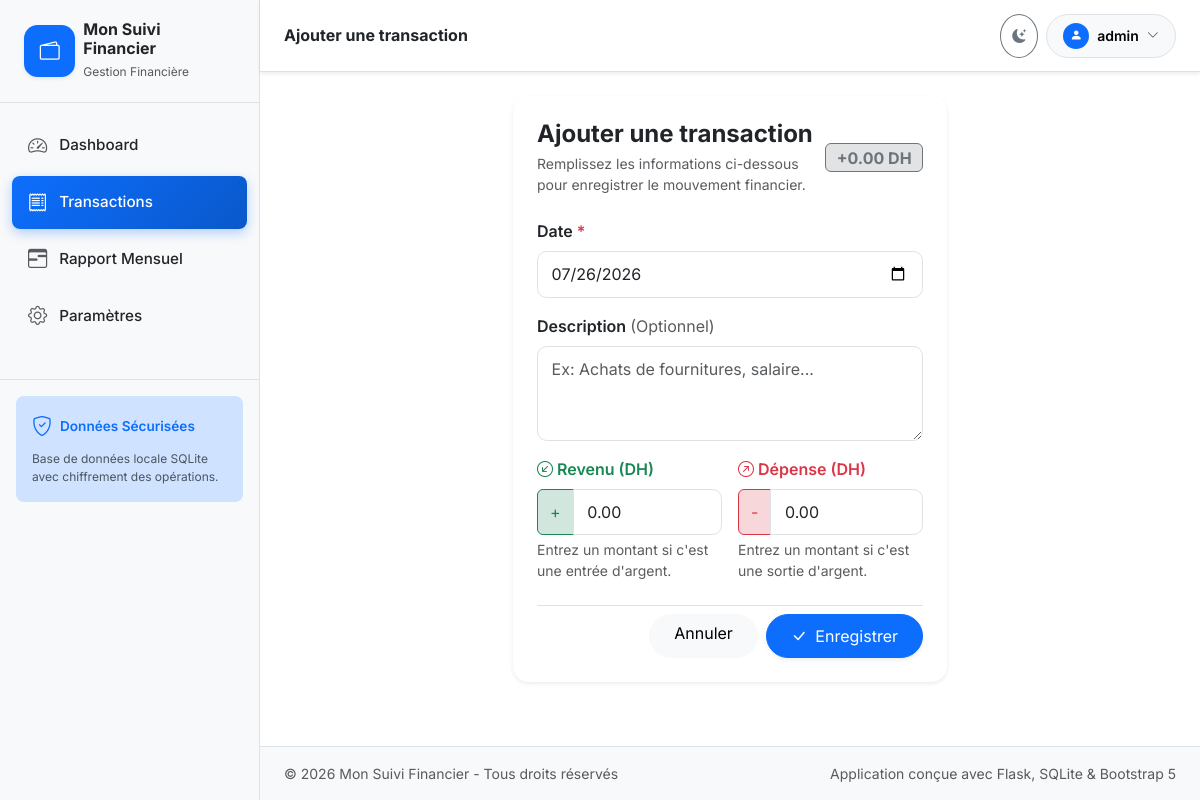
Page /transactions/add (signed in) on the committed database.
### models.py (models this page shows, shortened)
class Setting(db.Model):
    __tablename__ = 'settings'
    key = db.Column(db.String(50), primary_key=True)
    value = db.Column(db.Text, nullable=True)
    @classmethod
    def get_val(cls, key, default=None):
        setting = db.session.get(cls, key)
        return setting.value if setting and setting.value is not None else default

class User(UserMixin, db.Model):
    __tablename__ = 'users'
    id = db.Column(db.Integer, primary_key=True)
    username = db.Column(db.String(80), unique=True, nullable=False, index=True)
    password_hash = db.Column(db.String(256), nullable=False)
    created_at = db.Column(db.DateTime, nullable=False, default=lambda: datetime.now(timezone.utc))

### app.py (the view, shortened to what this page needs)
    @app.route('/transactions/add', methods=['GET', 'POST'])
    @login_required
    def transaction_add():
        form = TransactionForm()
        return render_template('transactions/form.html', form=form, title="Ajouter une transaction")

### forms.py (shortened to what this page needs)
class TransactionForm(FlaskForm):
    date = DateField('Date', default=date.today, validators=[DataRequired(message="La date est obligatoire.")])
    description = TextAreaField('Description', validators=[Optional()])
    revenu = DecimalField('Revenu (DH)', default=0.0, places=2, validators=[
        NumberRange(min=0, message="Le revenu ne peut pas être négatif.")
    ])
    depense = DecimalField('Dépense (DH)', default=0.0, places=2, validators=[
        NumberRange(min=0, message="La dépense ne peut pas être négative.")
    ])
    submit = SubmitField('Enregistrer')

### templates/transactions/form.html (shortened to what this page needs)
{% extends "base.html" %}
{% block header_title %}{{ title }}{% endblock %}
{% block content %}
<div class="row justify-content-center">
    <div class="col-12 col-md-8 col-lg-6">
        <div class="card border-0 shadow-sm rounded-4">
            <div class="card-header bg-transparent border-0 pt-4 px-4 pb-0">
                <div class="d-flex align-items-center justify-content-between">
                    <div>
                        <h4 class="fw-bold mb-1">{{ title }}</h4>
                        <p class="text-muted small mb-0">Remplissez les informations ci-dessous pour enregistrer le mouvement financier.</p>
                    </div>
                    <span id="netPreview" data-currency="{{ currency }}" class="badge bg-secondary-subtle text-secondary border border-secondary fs-6">
                    </span>
                </div>
            </div>
            <div class="card-body p-4">
                <form method="POST" action="" novalidate>
                    <div class="mb-3">
                        <label for="date" class="form-label fw-semibold">
                            Date <span class="text-danger">*</span>
                        </label>
                        {{ form.date(class="form-control" + (" is-invalid" if form.date.errors else ""), type="date") }}
                    </div>
                    <div class="mb-3">
                        <label for="description" class="form-label fw-semibold">
                            Description <span class="text-muted fw-normal">(Optionnel)</span>
                        </label>
                        {{ form.description(class="form-control" + (" is-invalid" if form.description.errors else ""), rows="3", placeholder="Ex: Achats de fournitures, salaire...") }}
                    </div>
                    <div class="row g-3 mb-4">
                        <div class="col-12 col-sm-6">
                            <label for="revenu" class="form-label fw-semibold text-success">
                                <i class="bi bi-arrow-down-left-circle me-1"></i>Revenu ({{ currency }})
                            </label>
                            <div class="input-group">
                                <span class="input-group-text bg-success-subtle text-success border-success">+</span>
                                {{ form.revenu(class="form-control" + (" is-invalid" if form.revenu.errors else ""), type="number", step="0.01", min="0") }}
                            </div>
                            <div class="form-text">Entrez un montant si c'est une entrée d'argent.</div>
                        </div>
                        <div class="col-12 col-sm-6">
                            <label for="depense" class="form-label fw-semibold text-danger">
                                <i class="bi bi-arrow-up-right-circle me-1"></i>Dépense ({{ currency }})
                            </label>
                            <div class="input-group">
                                <span class="input-group-text bg-danger-subtle text-danger border-danger">-</span>
                                {{ form.depense(class="form-control" + (" is-invalid" if form.depense.errors else ""), type="number", step="0.01", min="0") }}
                            </div>
                            <div class="form-text">Entrez un montant si c'est une sortie d'argent.</div>
                        </div>
                    </div>
                    <div class="d-flex align-items-center justify-content-end gap-2 pt-2 border-top">
                        <a href="{{ url_for('transactions_list') }}" class="btn btn-light rounded-pill px-4">
                            Annuler
                        </a>
                        <button type="submit" class="btn btn-primary rounded-pill px-4 shadow-sm">
                            <i class="bi bi-check-lg me-1"></i> Enregistrer
                        </button>
                    </div>
                </form>
            </div>
        </div>
    </div>
</div>
{% endblock %}

### templates/base.html (shortened to what this page needs)
<!DOCTYPE html>
<html lang="fr" data-bs-theme="{{ 'dark' if dark_mode else 'light' }}">
<head>
    <link href="https://cdn.jsdelivr.net/npm/bootstrap@5.3.3/dist/css/bootstrap.min.css" rel="stylesheet">
    <link rel="stylesheet" href="https://cdn.jsdelivr.net/npm/bootstrap-icons@1.11.3/font/bootstrap-icons.min.css">
    <link rel="stylesheet" href="{{ url_for('static', filename='css/style.css') }}">
</head>
<body>
    <div id="wrapper">
        <nav id="sidebar" class="d-none d-lg-block">
            <div class="sidebar-header d-flex align-items-center justify-content-between">
                <a href="{{ url_for('dashboard') }}" class="d-flex align-items-center gap-2 text-decoration-none color-inherit">
                    <div class="stat-icon bg-primary text-white fs-5 shadow-sm">
                        <i class="bi bi-wallet2"></i>
                    </div>
                    <div>
                        <h6 class="fw-bold mb-0 text-body">{{ app_name }}</h6>
                        <small class="text-muted" style="font-size: 0.75rem;">Gestion Financière</small>
                    </div>
                </a>
            </div>
            <ul class="list-unstyled components">
                <li class="{% if request.endpoint == 'dashboard' %}active{% endif %}">
                    <a href="{{ url_for('dashboard') }}">
                        <i class="bi bi-speedometer2"></i>
                        <span>Dashboard</span>
                    </a>
                </li>
                <li class="{% if request.endpoint in ['transactions_list', 'transaction_add', 'transaction_edit'] %}active{% endif %}">
                    <a href="{{ url_for('transactions_list') }}">
                        <i class="bi bi-receipt"></i>
                        <span>Transactions</span>
                    </a>
                </li>
                <li class="{% if request.endpoint == 'rapport' %}active{% endif %}">
                    <a href="{{ url_for('rapport') }}">
                        <i class="bi bi-calendar3-range"></i>
                        <span>Rapport Mensuel</span>
                    </a>
                </li>
                <li class="{% if request.endpoint == 'settings' %}active{% endif %}">
                    <a href="{{ url_for('settings') }}">
                        <i class="bi bi-gear"></i>
                        <span>Paramètres</span>
                    </a>
                </li>
            </ul>
            <div class="p-3 mt-auto border-top">
                <div class="card border-0 bg-primary-subtle rounded-3 p-3">
                    <div class="d-flex align-items-center gap-2 mb-2">
                        <i class="bi bi-shield-check text-primary fs-5"></i>
                        <span class="fw-semibold text-primary" style="font-size: 0.85rem;">Données Sécurisées</span>
                    </div>
                    <p class="text-muted mb-0" style="font-size: 0.75rem;">Base de données locale SQLite avec chiffrement des opérations.</p>
                </div>
            </div>
        </nav>
        <div id="content" class="pb-5 pb-lg-0">
            <nav class="navbar navbar-expand main-navbar sticky-top shadow-sm">
                <div class="container-fluid p-0">
                    <h5 class="fw-bold mb-0 me-auto fs-6 fs-sm-5">{% block header_title %}Tableau de Bord{% endblock %}</h5>
                    <div class="d-flex align-items-center gap-2">
                        <button id="themeToggleBtn" type="button" class="btn btn-outline-secondary btn-sm rounded-circle p-2 d-flex align-items-center justify-content-center" style="width: 38px; height: 38px;" title="Changer le thème">
                            <i id="themeToggleIcon" class="bi bi-moon-stars-fill"></i>
                        </button>
                        {% if current_user.is_authenticated %}
                        <div class="dropdown">
                            <button class="btn btn-light btn-sm rounded-pill px-3 py-1.5 border d-flex align-items-center gap-2" type="button" data-bs-toggle="dropdown" aria-expanded="false">
                                <div class="bg-primary text-white rounded-circle d-flex align-items-center justify-content-center" style="width: 26px; height: 26px; font-size: 0.75rem;">
                                    <i class="bi bi-person-fill"></i>
                                </div>
                                <span class="fw-semibold d-none d-sm-inline">{{ current_user.username }}</span>
                                <i class="bi bi-chevron-down small text-muted"></i>
                            </button>
                        </div>
                        {% endif %}
                    </div>
                </div>
            </nav>
            <div class="toast-container position-fixed top-0 end-0 p-3">
            </div>
            <main class="container-fluid p-3 p-md-4 flex-grow-1 fade-in">
                {% block content %}{% endblock %}
            </main>
            <footer class="footer py-3 px-4 border-top text-center text-muted small bg-body-tertiary d-none d-lg-block">
                <div class="d-flex flex-wrap justify-content-between align-items-center gap-2 container-fluid p-0">
                    <span>&copy; {{ current_year }} {{ app_name }} - Tous droits réservés</span>
                    <span>Application conçue avec Flask, SQLite &amp; Bootstrap 5</span>
                </div>
            </footer>
        </div>
    </div>
</body>
</html>

### static/css/style.css (style rules this page uses)
:root { --primary-gradient: linear-gradient(135deg, #0d6efd 0%, #0a58ca 100%); --success-gradient: linear-gradient(135deg, #198754 0%, #146c43 100%); --danger-gradient: linear-gradient(135deg, #dc3545 0%, #b02a37 100%); --purple-gradient: linear-gradient(135deg, #6f42c1 0%, #59359a 100%); --card-shadow: 0 0.5rem 1.25rem rgba(0, 0, 0, 0.05); --card-hover-shadow: 0 0.75rem 1.75rem rgba(0, 0, 0, 0.1); --transition-fast: all 0.25s cubic-bezier(0.16, 1, 0.3, 1); }
body { font-family: 'Inter', system-ui, -apple-system, "Segoe UI", Roboto, "Helvetica Neue", Arial, sans-serif; min-height: 100vh; background-color: var(--bs-body-bg); color: var(--bs-body-color); -webkit-tap-highlight-color: transparent; }
#wrapper { display: flex; width: 100%; align-items: stretch; }
#sidebar { min-width: 260px; max-width: 260px; background-color: var(--bs-tertiary-bg); border-right: 1px solid var(--bs-border-color); transition: var(--transition-fast); z-index: 1000; }
#sidebar .sidebar-header { padding: 1.25rem 1.5rem; border-bottom: 1px solid var(--bs-border-color); }
#sidebar ul.components { padding: 1rem 0.75rem; }
#sidebar ul li a, .offcanvas-body ul li a { padding: 0.75rem 1rem; font-size: 0.95rem; font-weight: 500; display: flex; align-items: center; color: var(--bs-body-color); border-radius: 0.5rem; margin-bottom: 0.25rem; text-decoration: none; transition: var(--transition-fast); }
#sidebar ul li a i, .offcanvas-body ul li a i { font-size: 1.2rem; margin-right: 0.75rem; color: var(--bs-secondary-color); transition: var(--transition-fast); }
#sidebar ul li.active > a, .offcanvas-body ul li.active > a { background: var(--primary-gradient); color: #ffffff; box-shadow: 0 4px 12px rgba(13, 110, 253, 0.3); }
#sidebar ul li.active > a i, .offcanvas-body ul li.active > a i { color: #ffffff; }
#content { width: 100%; min-height: 100vh; display: flex; flex-direction: column; }
.main-navbar { padding: 0.85rem 1.5rem; background-color: var(--bs-body-bg); border-bottom: 1px solid var(--bs-border-color); }
.stat-icon { width: 52px; height: 52px; border-radius: 0.85rem; display: flex; align-items: center; justify-content: center; font-size: 1.5rem; }
.form-control, .form-select, .btn { min-height: 44px; }
.form-control, .form-select { border-radius: 0.6rem; padding: 0.65rem 0.85rem; border: 1px solid var(--bs-border-color); transition: var(--transition-fast); }
.toast-container { z-index: 1100; }
.fade-in { animation: fadeIn 0.35s ease-in-out forwards; }

### rows in the picture
Setting: value "Mon Suivi Financier"
User: username "admin"
Setting: value "DH"

### other values in the picture
{{ title }} "Ajouter une transaction"
